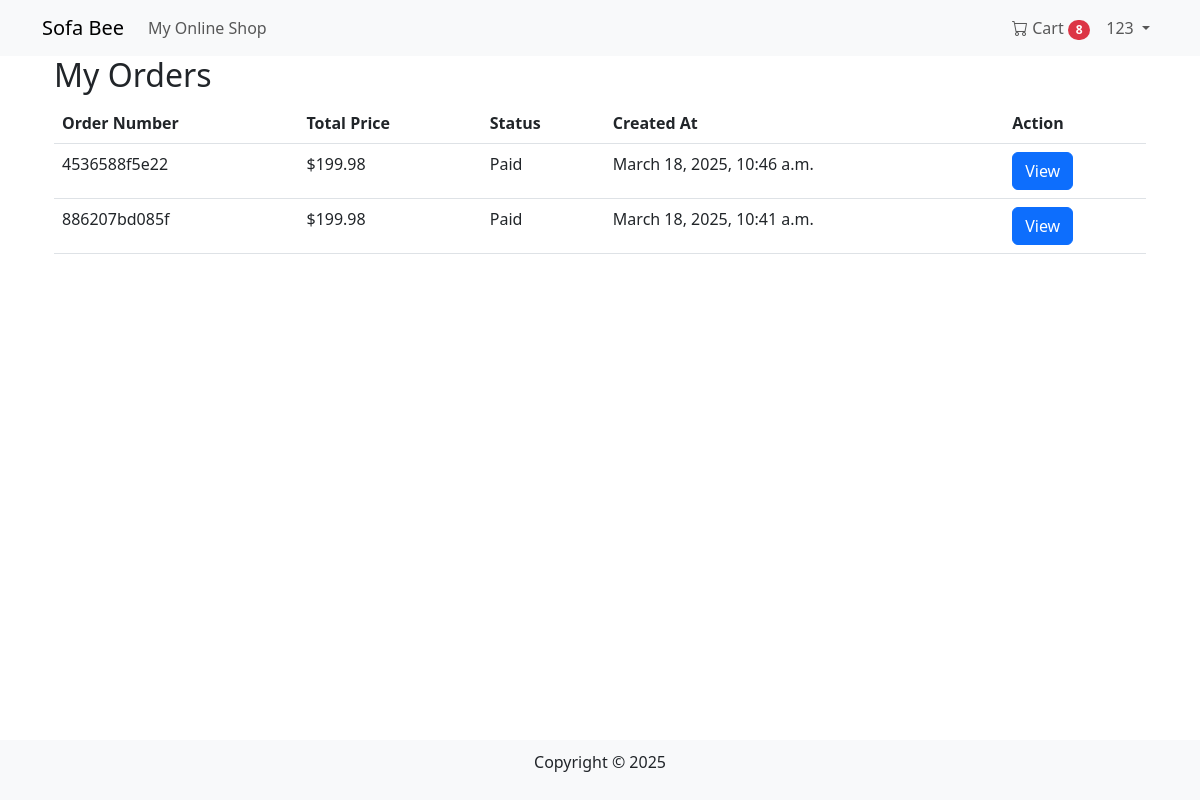
The page /orders/ (signed in) on the database as committed earlier.
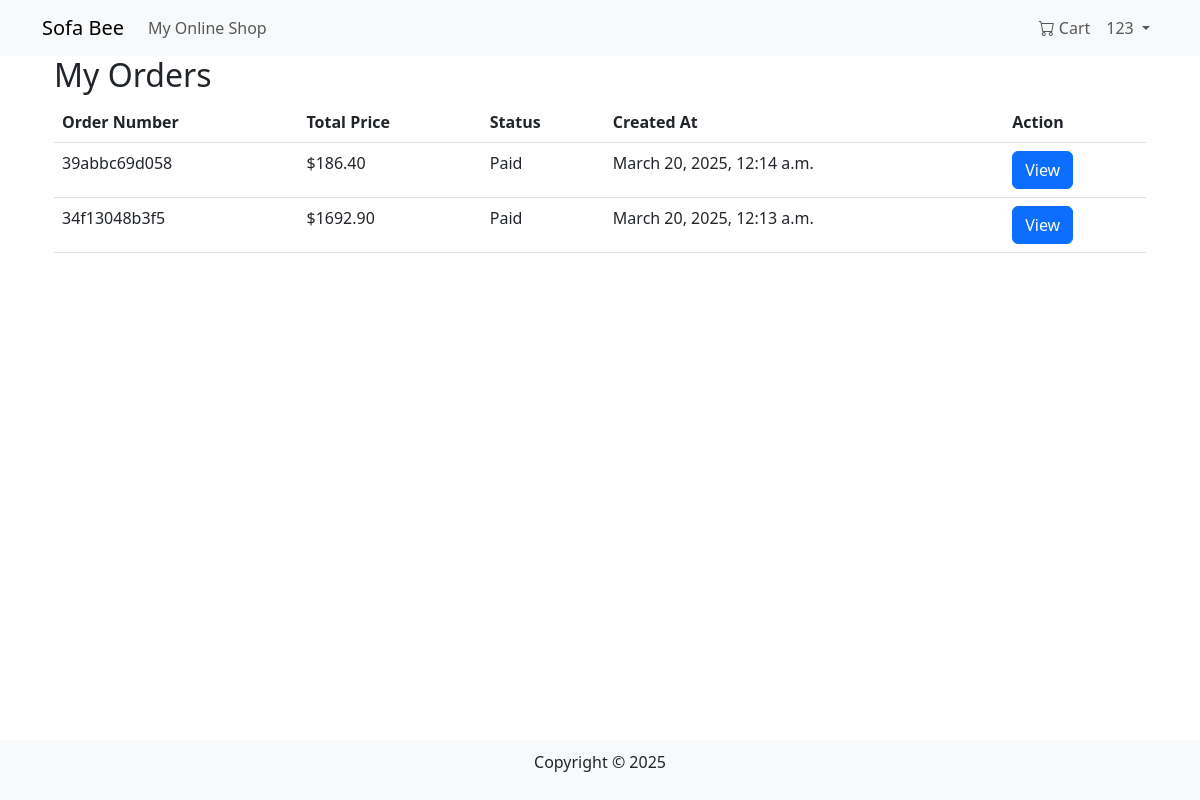
The same page on the database as committed later.
### orders/models.py (models this page shows, shortened)
class Order(models.Model):
    STATUS_CHOICES = [
        ('pending', 'Pending Payment'),
        ('paid', 'Paid'),
        ('shipped', 'Shipped'),
        ('completed', 'Completed'),
    ]
    PAYMENT_CHOICES = [
        ('credit_card', 'Credit Card'),
        ('paypal', 'PayPal'),
        ('wechat', 'WeChat Pay'),
        ('alipay', 'Alipay'),
        ('cash', 'Cash on Delivery'),
    ]
    user = models.ForeignKey(User, on_delete=models.CASCADE, related_name='orders')
    order_number = models.CharField(max_length=20, unique=True)
    total_price = models.DecimalField(max_digits=10, decimal_places=2)
    paid_at = models.DateTimeField(null=True, blank=True)  # 记录支付时间
    status = models.CharField(max_length=10, choices=STATUS_CHOICES, default='pending')
    payment_method = models.CharField(max_length=20, choices=PAYMENT_CHOICES, default='credit_card')
    shipping_address = models.TextField(null=True, blank=True)
    created_at = models.DateTimeField(auto_now_add=True)

### orders/views.py (the view)
# urls.py: path('', views.order_list, name='order_list'),
@login_required
def order_list(request):
    orders = Order.objects.filter(user=request.user).order_by('-created_at')
    return render(request, 'orders/order_list.html', {'orders': orders})

### cart/context_processors.py (called while the page is built)
def cart_processor(request):
    cart = None
    cart_total_items = 0
    if request.user.is_authenticated:
        try:
            cart = Cart.objects.get(user=request.user)
            cart_total_items = cart.items.count()
        except Cart.DoesNotExist:
            pass
    return {
        'cart': cart,
        'cart_total_items': cart_total_items
    }

### orders/templates/orders/order_list.html
{% extends "base.html" %}
{% block content %}
<div class="container">
    <h2>My Orders</h2>
    <table class="table">
        <thead>
            <tr>
                <th>Order Number</th>
                <th>Total Price</th>
                <th>Status</th>
                <th>Created At</th>
                <th>Action</th>
            </tr>
        </thead>
        <tbody>
            {% for order in orders %}
            <tr>
                <td>{{ order.order_number }}</td>
                <td>${{ order.total_price }}</td>
                <td>{{ order.get_status_display }}</td>
                <td>{{ order.created_at }}</td>
                <td><a href="{% url 'orders:order_detail' order.id %}" class="btn btn-primary">View</a></td>
            </tr>
            {% empty %}
            <tr><td colspan="5">No orders found.</td></tr>
            {% endfor %}
        </tbody>
    </table>
</div>
{% endblock %}

### products/templates/base.html (shortened to what this page needs)
<!DOCTYPE html>
<html lang="en">
<head>
    <link rel="stylesheet" href="https://cdn.jsdelivr.net/npm/bootstrap@5.3.0/dist/css/bootstrap.min.css">
    <link rel="stylesheet" href="https://cdn.jsdelivr.net/npm/bootstrap-icons@1.11.1/font/bootstrap-icons.css">
</head>
<body>
    <nav class="navbar navbar-expand-lg navbar-light bg-light">
        <div class="container">
            <a class="navbar-brand" href="/">Sofa Bee</a>
            <div class="collapse navbar-collapse" id="navbarNav">
                <ul class="navbar-nav me-auto">
                    <li class="nav-item"><a class="nav-link" href="{% url 'products:product_list' %}">My Online Shop</a></li>
                </ul>
                <ul class="navbar-nav">
                    {% if user.is_authenticated %}
                        <li class="nav-item">
                            <a class="nav-link" href="{% url 'cart:cart_detail' %}">
                                <i class="bi bi-cart"></i> Cart
                                {% if cart_total_items > 0 %}
                                    <span class="badge bg-danger rounded-pill">{{ cart_total_items }}</span>
                                {% endif %}
                            </a>
                        </li>
                        <li class="nav-item dropdown">
                            <a class="nav-link dropdown-toggle" href="#" id="userDropdown" role="button"
                              data-bs-toggle="dropdown" aria-expanded="false">
                                {{ user.username }}
                            </a>
                        </li>
                    {% else %}
                        <li class="nav-item"><a class="btn btn-primary" href="{% url 'users:login' %}">Log In</a></li>
                    {% endif %}
                </ul>
            </div>
        </div>
    </nav>
    <div class="container content">
        {% block content %}{% endblock %}
    </div>
    <footer>
        <p>Copyright © 2025</p>
    </footer>
</body>
</html>

Rows that differ between the two databases and show on the page:
removed Order: order_number "4536588f5e22", total_price "199.98", status "Paid", created_at "March 18, 2025, 10:46 a.m."
removed Order: order_number "886207bd085f", total_price "199.98", status "Paid", created_at "March 18, 2025, 10:41 a.m."
added Order: order_number "39abbc69d058", total_price "186.40", status "Paid", created_at "March 20, 2025, 12:14 a.m."
added Order: order_number "34f13048b3f5", total_price "1692.90", status "Paid", created_at "March 20, 2025, 12:13 a.m."
Other text that changed with them:
{{ cart_total_items }}: "8" → (not shown)
